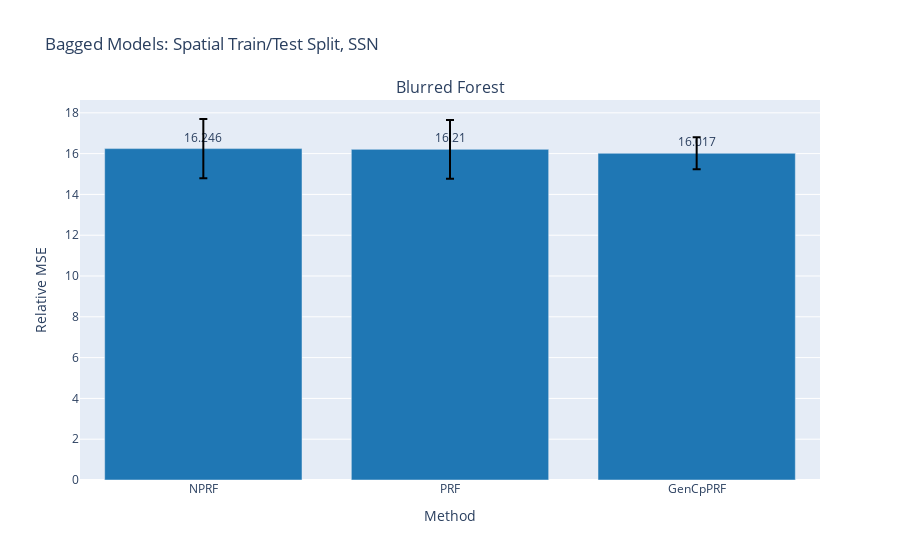

Notebook code cell kept with this figure:
### Code cell
fig = gen_model_barplots(
    model_errs, 
    model_names, 
    est_names, 
    title="Bagged Models: Spatial Train/Test Split, SSN", 
    has_test_risk=False,
    err_bars=True,
    color_discrete_sequence=px.colors.qualitative.D3[0],
)
fig.show()

### Figure 1 — Plotly figure (JSON) as saved in the notebook; plotly's stock layout.template omitted (floating-point values rounded to 4 significant figures)
{"data": [{"error_y": {"array": [1.451, 1.443, 0.7859], "color": "black", "type": "data"}, "marker": {"color": "#1F77B4"}, "text": [16.25, 16.21, 16.02], "textposition": "outside", "type": "bar", "x": ["NPRF", "PRF", "GenCpPRF"], "xaxis": "x", "y": [16.25, 16.21, 16.02], "yaxis": "y"}], "layout": {"annotations": [{"font": {"size": 16}, "showarrow": false, "text": "Blurred Forest", "x": 0.5, "xanchor": "center", "xref": "paper", "y": 1, "yanchor": "bottom", "yref": "paper"}], "showlegend": false, "title": {"text": "Bagged Models: Spatial Train/Test Split, SSN"}, "xaxis": {"anchor": "y", "domain": [0, 1], "title": {"text": "Method"}}, "yaxis": {"anchor": "x", "domain": [0, 1], "title": {"text": "Relative MSE"}}}}
